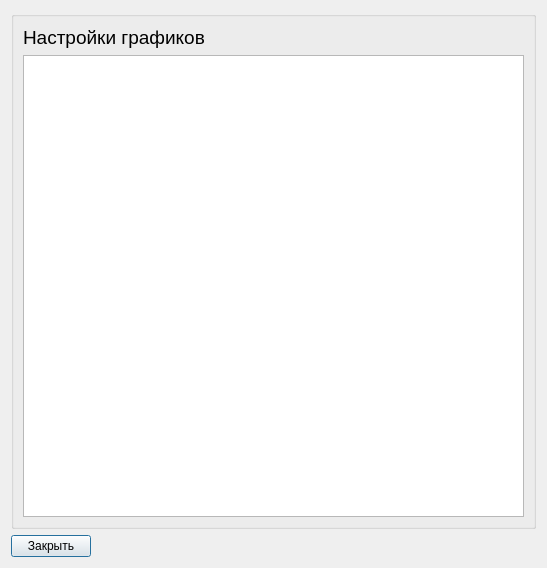
<?xml version="1.0" encoding="UTF-8"?>
<ui version="4.0">
 <class>graph_Settings</class>
 <widget class="QDialog" name="graph_Settings">
  <property name="geometry">
   <rect>
    <x>0</x>
    <y>0</y>
    <width>547</width>
    <height>568</height>
   </rect>
  </property>
  <property name="windowTitle">
   <string>Dialog</string>
  </property>
  <layout class="QGridLayout" name="gridLayout">
   <item row="0" column="0">
    <widget class="QGroupBox" name="groupBox_4">
     <property name="sizePolicy">
      <sizepolicy hsizetype="Preferred" vsizetype="Expanding">
       <horstretch>0</horstretch>
       <verstretch>0</verstretch>
      </sizepolicy>
     </property>
     <property name="minimumSize">
      <size>
       <width>500</width>
       <height>0</height>
      </size>
     </property>
     <property name="autoFillBackground">
      <bool>false</bool>
     </property>
     <property name="title">
      <string/>
     </property>
     <layout class="QVBoxLayout" name="verticalLayout_2">
      <item>
       <widget class="QLabel" name="label">
        <property name="text">
         <string>&lt;html&gt;&lt;head/&gt;&lt;body&gt;&lt;p&gt;&lt;span style=&quot; font-size:14pt;&quot;&gt;Настройки графиков&lt;/span&gt;&lt;/p&gt;&lt;/body&gt;&lt;/html&gt;</string>
        </property>
       </widget>
      </item>
      <item>
       <widget class="QTableWidget" name="tableWidget">
        <property name="sizePolicy">
         <sizepolicy hsizetype="Expanding" vsizetype="Expanding">
          <horstretch>0</horstretch>
          <verstretch>0</verstretch>
         </sizepolicy>
        </property>
        <property name="minimumSize">
         <size>
          <width>0</width>
          <height>0</height>
         </size>
        </property>
        <property name="maximumSize">
         <size>
          <width>16777215</width>
          <height>16777215</height>
         </size>
        </property>
       </widget>
      </item>
     </layout>
    </widget>
   </item>
   <item row="1" column="0">
    <widget class="QPushButton" name="pushButton">
     <property name="sizePolicy">
      <sizepolicy hsizetype="Fixed" vsizetype="Fixed">
       <horstretch>0</horstretch>
       <verstretch>0</verstretch>
      </sizepolicy>
     </property>
     <property name="text">
      <string>Закрыть</string>
     </property>
    </widget>
   </item>
  </layout>
 </widget>
 <resources/>
 <connections/>
</ui>
